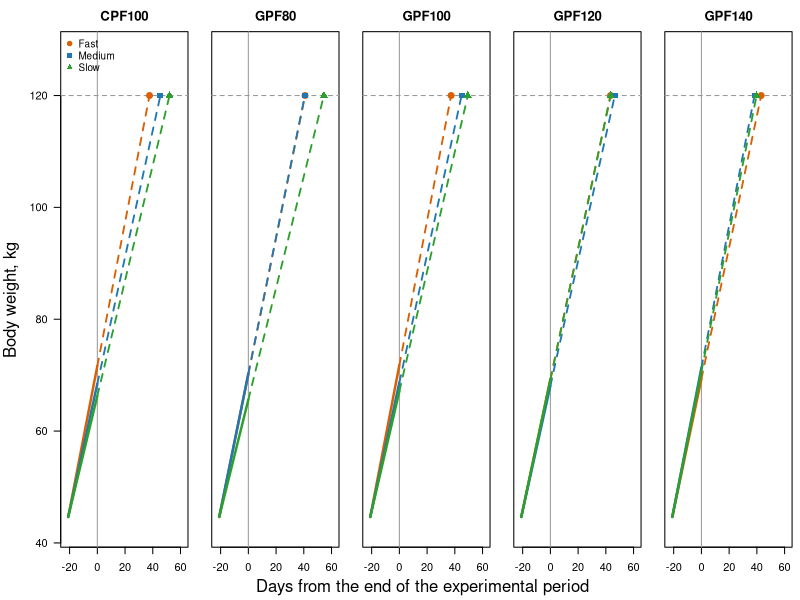

The R source for this figure:
## ---- chunk 1
knitr::opts_chunk$set(echo = TRUE, message = FALSE, warning = FALSE,
                      fig.width = 9, fig.height = 4.5, dpi = 150)
options(stringsAsFactors = FALSE)
## ---- chunk 2
raw <- read.csv("growth_rates_all_phases.csv")
str(raw)
table(raw$Phase)

ORDER <- c("CPF100", "GPF80", "GPF100", "GPF120", "GPF140")
GRP   <- c("Fast", "Medium", "Slow")

# one row per pig, with the quantities used below
wide <- function(ph, cols) {
  s <- raw[raw$Phase == ph, ]
  s <- s[order(s$Pig), cols]
  s
}
b <- wide("Birth-weaning",     c("Pig","Sex","Treatment","Growth","BW_start_kg","BW_end_kg","ADG_kg_d"))
n <- wide("Weaning-selection", c("Pig","BW_end_kg","ADG_kg_d"))
p <- wide("Selection-start",   c("Pig","BW_end_kg","ADG_kg_d"))
t <- wide("Treatment",         c("Pig","BW_end_kg","ADG_kg_d"))

d <- data.frame(
  Pig       = b$Pig,
  Sex       = b$Sex,
  Treatment = factor(b$Treatment, levels = ORDER),
  Gr        = factor(b$Growth,    levels = GRP),
  bw_birth  = b$BW_start_kg,
  bw_wean   = b$BW_end_kg,
  bw_sel    = n$BW_end_kg,
  bw_d1     = p$BW_end_kg,
  bw_end    = t$BW_end_kg,
  adg_suck  = b$ADG_kg_d,
  adg_nurs  = n$ADG_kg_d,
  adg_pre   = p$ADG_kg_d,
  adg_trial = t$ADG_kg_d
)
d$cell  <- interaction(d$Treatment, d$Gr, drop = TRUE)
d$dADG  <- d$adg_trial - d$adg_pre     # within-animal change, kg/d
nrow(d)
## ---- chunk 3
mse <- function(x) c(mean = mean(x), sem = sd(x) / sqrt(length(x)))
cellmeans <- function(v, f1 = d$Treatment, f2 = d$Gr) tapply(v, list(f1, f2), mean)
## ---- chunk 4
round(t(sapply(GRP, function(g) c(
  n          = sum(d$Gr == g),
  birth      = mean(d$bw_birth[d$Gr == g]),
  birth_sem  = sd(d$bw_birth[d$Gr == g]) / sqrt(sum(d$Gr == g)),
  weaning    = mean(d$bw_wean[d$Gr == g]),
  bw_d1      = mean(d$bw_d1[d$Gr == g])
))), 3)

summary(aov(bw_birth ~ Gr, data = d))
summary(aov(bw_wean  ~ Gr, data = d))
summary(aov(bw_d1    ~ Gr, data = d))
## ---- chunk 5
targets <- c(adg_suck = "ADG birth to weaning", adg_nurs = "ADG weaning to selection",
             adg_pre  = "pre-trial ADG",        bw_d1    = "BW at d 1",
             adg_trial= "ADG during the trial")
do.call(rbind, lapply(names(targets), function(k) {
  ct <- cor.test(d$bw_birth, d[[k]])
  data.frame(trait = targets[[k]], r = round(unname(ct$estimate), 3),
             r2 = round(unname(ct$estimate)^2, 3), P = signif(ct$p.value, 3))
}))
## ---- chunk 6
cut3 <- quantile(d$bw_birth, c(1/3, 2/3))
d$bw_tertile <- cut(d$bw_birth, c(-Inf, cut3, Inf), labels = c("light","mid","heavy"))
round(cut3, 2)
tab <- table(d$bw_tertile, d$Gr)
tab
chisq.test(tab)
## ---- chunk 7
sl <- d[d$Gr == "Slow", ]
round(do.call(rbind, lapply(ORDER, function(tr) {
  s <- sl[sl$Treatment == tr, ]
  c(n = nrow(s), birth = mean(s$bw_birth), weaning = mean(s$bw_wean),
    selection = mean(s$bw_sel), d1 = mean(s$bw_d1))
})), 2) -> tabsl
rownames(tabsl) <- ORDER; tabsl

for (k in c("bw_birth","bw_wean","bw_sel","bw_d1")) {
  f <- summary(aov(sl[[k]] ~ sl$Treatment))[[1]]
  cat(sprintf("%-9s F(%d,%d) = %5.2f   P = %.3f   GPF140 - CPF100 = %+6.2f kg\n",
              k, f$Df[1], f$Df[2], f$`F value`[1], f$`Pr(>F)`[1],
              mean(sl[[k]][sl$Treatment == "GPF140"]) -
              mean(sl[[k]][sl$Treatment == "CPF100"])))
}
## ---- chunk 8
round(do.call(rbind, lapply(ORDER, function(tr) {
  s <- sl[sl$Treatment == tr, ]
  c(suckling = mean(s$adg_suck), nursery = mean(s$adg_nurs),
    pre_trial = mean(s$adg_pre), trial = mean(s$adg_trial))
})), 3) -> tabadg
rownames(tabadg) <- ORDER; tabadg
## ---- chunk 9
round(cellmeans(1000 * d$dADG), 0)          # g/d
round(tapply(1000 * d$dADG, list(d$Treatment, d$Gr),
             function(x) sd(x)/sqrt(length(x))), 0)   # SEM

for (g in GRP) {
  s <- d[d$Gr == g, ]
  f <- summary(aov(dADG ~ Treatment, data = s))[[1]]
  gp <- s[s$Treatment != "CPF100", ]
  ratio <- c(GPF80 = 0.8, GPF100 = 1.0, GPF120 = 1.2, GPF140 = 1.4)[as.character(gp$Treatment)]
  lin <- summary(lm(dADG ~ ratio, data = data.frame(dADG = gp$dADG, ratio = ratio)))
  cat(sprintf("%-7s treatment P = %.3f | linear Thr trend within GPF P = %.3f | GPF140 - CPF100 = %+4.0f g/d\n",
              g, f$`Pr(>F)`[1], coef(lin)[2, 4],
              1000 * (mean(s$dADG[s$Treatment == "GPF140"]) -
                      mean(s$dADG[s$Treatment == "CPF100"]))))
}
## ---- chunk 10
ancova_slope <- function(df) {
  num <- den <- 0
  for (cl in levels(droplevels(df$cell))) {
    s <- df[df$cell == cl, ]
    num <- num + sum((s$bw_d1 - mean(s$bw_d1)) * (s$adg_trial - mean(s$adg_trial)))
    den <- den + sum((s$bw_d1 - mean(s$bw_d1))^2)
  }
  num / den
}

days_basis1 <- function(df) {                       # days from the END of the period
  B <- mean(df$bw_d1); bta <- ancova_slope(df)
  out <- matrix(NA, length(ORDER), length(GRP), dimnames = list(ORDER, GRP))
  for (tr in ORDER) for (g in GRP) {
    s <- df[df$Treatment == tr & df$Gr == g, ]
    adg <- mean(s$adg_trial) + bta * (B - mean(s$bw_d1))
    out[tr, g] <- (120 - B) / adg - 21
  }
  out
}

days_basis2 <- function(df) {
  out <- matrix(NA, length(ORDER), length(GRP), dimnames = list(ORDER, GRP))
  for (g in GRP) {
    sg   <- df[df$Gr == g, ]
    preg <- mean(sg$adg_pre); bwg <- mean(sg$bw_d1)
    for (tr in ORDER) {
      s   <- sg[sg$Treatment == tr, ]
      adg <- preg + mean(s$dADG)
      out[tr, g] <- (120 - (bwg + 21 * adg)) / adg
    }
  }
  out
}

round(days_basis1(d), 1)
round(days_basis2(d), 1)
## ---- chunk 11
set.seed(20260827)
R <- 4000
boot1 <- boot2 <- array(NA, c(R, length(ORDER), length(GRP)),
                        dimnames = list(NULL, ORDER, GRP))
cells <- split(seq_len(nrow(d)), d$cell)
for (i in seq_len(R)) {
  idx <- unlist(lapply(cells, function(ix) sample(ix, length(ix), replace = TRUE)))
  bd  <- d[idx, ]
  boot1[i, , ] <- days_basis1(bd)
  boot2[i, , ] <- days_basis2(bd)
}

contrast <- function(bt) {
  out <- do.call(rbind, lapply(GRP, function(g)
    do.call(rbind, lapply(setdiff(ORDER, "CPF100"), function(tr) {
      v <- bt[, "CPF100", g] - bt[, tr, g]
      data.frame(Gr = g, Treatment = tr, median = round(median(v), 1),
                 lower = round(quantile(v, .025), 1),
                 upper = round(quantile(v, .975), 1), row.names = NULL)
    }))))
  out
}
contrast(boot1)   # basis 1
contrast(boot2)   # basis 2
## ---- chunk 12
B   <- mean(d$bw_d1); bta <- ancova_slope(d)
col <- c(Fast = "#d95f02", Medium = "#1f77b4", Slow = "#2ca02c")
pch <- c(Fast = 19, Medium = 15, Slow = 17)
op  <- par(mfrow = c(1, 5), mar = c(4, 1.2, 2.4, 0.6), oma = c(0, 3.4, 0, 0), las = 1)
for (tr in ORDER) {
  plot(NA, xlim = c(-23, 62), ylim = c(B - 2, 128), xlab = "", ylab = "",
       main = tr, yaxt = if (tr == ORDER[1]) "s" else "n")
  abline(h = 120, lty = 2, col = "grey60"); abline(v = 0, col = "grey60")
  for (g in GRP) {
    s   <- d[d$Treatment == tr & d$Gr == g, ]
    adg <- mean(s$adg_trial) + bta * (B - mean(s$bw_d1))
    dd  <- (120 - B) / adg - 21
    lines(c(-21, 0), B + adg * c(0, 21), col = col[g], lwd = 2.4)
    lines(c(0, dd),  B + adg * c(21, dd + 21), col = col[g], lwd = 1.8, lty = 2)
    points(dd, 120, col = col[g], pch = pch[g], cex = 1.2)
  }
  if (tr == ORDER[1]) legend("topleft", GRP, col = col[GRP], pch = pch[GRP],
                             bty = "n", cex = 0.9)
}
mtext("Body weight, kg", side = 2, outer = TRUE, line = 2, las = 0)
mtext("Days from the end of the experimental period", side = 1, outer = TRUE, line = -1.4)
par(op)
## ---- chunk 13
fc <- read.csv("feed_cost_by_pig.csv")
fc$Treatment <- factor(fc$Treatment, levels = ORDER)
fc$Growth    <- factor(fc$Growth,    levels = GRP)
fc$per_day   <- fc$Feed_cost_USD_21d / fc$Days

round(tapply(fc$per_day, list(fc$Treatment, fc$Growth), mean), 3)
round(tapply(fc$per_day, fc$Treatment, mean), 3)
round(100 * tapply(fc$per_day, fc$Treatment, mean) /
      mean(fc$per_day[fc$Treatment == "CPF100"]), 1)     # relative to CPF100 = 100
round(tapply(fc$Thr_cost_USD_21d, fc$Treatment, mean), 3)
round(100 * tapply(fc$Thr_cost_USD_21d, fc$Treatment, mean) /
      tapply(fc$Feed_cost_USD_21d, fc$Treatment, mean), 1)   # % of feed cost
## ---- chunk 14
sessionInfo()
